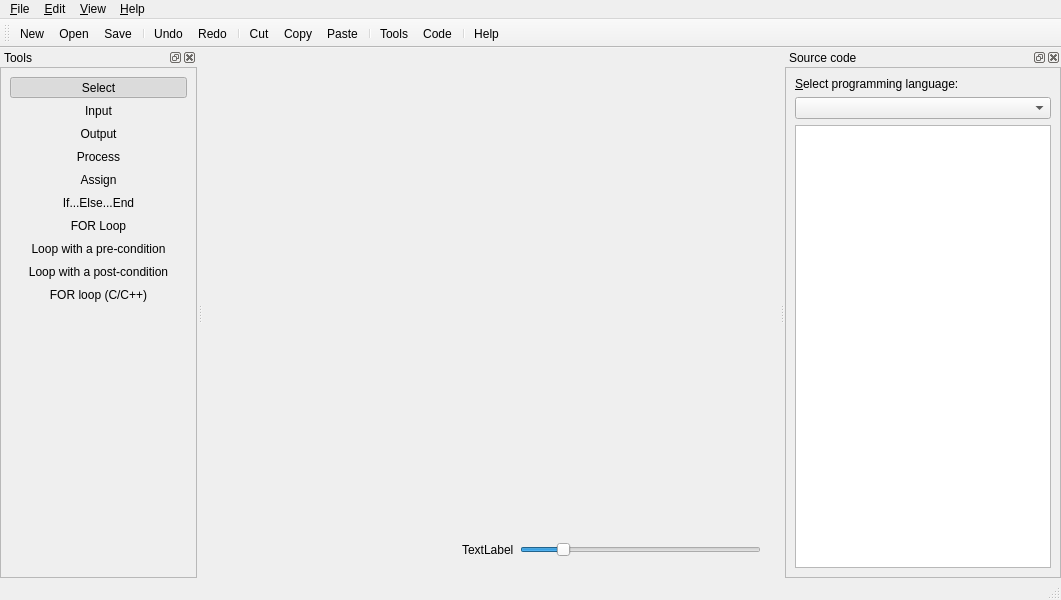
<?xml version="1.0" encoding="UTF-8"?>
<ui version="4.0">
 <class>MainWindow</class>
 <widget class="QMainWindow" name="MainWindow">
  <property name="geometry">
   <rect>
    <x>0</x>
    <y>0</y>
    <width>1061</width>
    <height>600</height>
   </rect>
  </property>
  <property name="windowTitle">
   <string>MainWindow</string>
  </property>
  <property name="windowIcon">
   <iconset resource="afce.qrc">
    <normaloff>:/images/icon.png</normaloff>:/images/icon.png</iconset>
  </property>
  <widget class="QWidget" name="centralwidget">
   <layout class="QVBoxLayout" name="verticalLayout">
    <item>
     <widget class="QWidget" name="body" native="true">
      <layout class="QVBoxLayout" name="verticalLayout_6"/>
     </widget>
    </item>
    <item>
     <widget class="QWidget" name="zoomPanel" native="true">
      <property name="sizePolicy">
       <sizepolicy hsizetype="Preferred" vsizetype="Maximum">
        <horstretch>0</horstretch>
        <verstretch>0</verstretch>
       </sizepolicy>
      </property>
      <layout class="QHBoxLayout" name="horizontalLayout">
       <item>
        <spacer name="horizontalSpacer">
         <property name="orientation">
          <enum>Qt::Horizontal</enum>
         </property>
         <property name="sizeHint" stdset="0">
          <size>
           <width>40</width>
           <height>20</height>
          </size>
         </property>
        </spacer>
       </item>
       <item>
        <widget class="QLabel" name="zoomLabel">
         <property name="text">
          <string>TextLabel</string>
         </property>
        </widget>
       </item>
       <item>
        <widget class="QSlider" name="zoomSlider">
         <property name="minimum">
          <number>1</number>
         </property>
         <property name="maximum">
          <number>20</number>
         </property>
         <property name="value">
          <number>4</number>
         </property>
         <property name="orientation">
          <enum>Qt::Horizontal</enum>
         </property>
        </widget>
       </item>
      </layout>
     </widget>
    </item>
   </layout>
  </widget>
  <widget class="QMenuBar" name="menubar">
   <property name="geometry">
    <rect>
     <x>0</x>
     <y>0</y>
     <width>1061</width>
     <height>21</height>
    </rect>
   </property>
   <widget class="QMenu" name="menu_File">
    <property name="title">
     <string>&amp;File</string>
    </property>
    <addaction name="actNew"/>
    <addaction name="actOpen"/>
    <addaction name="separator"/>
    <addaction name="actSave"/>
    <addaction name="actSaveAs"/>
    <addaction name="separator"/>
    <addaction name="actExport"/>
    <addaction name="actExportSVG"/>
    <addaction name="separator"/>
    <addaction name="actPrint"/>
    <addaction name="separator"/>
    <addaction name="actExit"/>
   </widget>
   <widget class="QMenu" name="menu_Edit">
    <property name="title">
     <string>&amp;Edit</string>
    </property>
    <addaction name="actUndo"/>
    <addaction name="actRedo"/>
    <addaction name="separator"/>
    <addaction name="actCut"/>
    <addaction name="actCopy"/>
    <addaction name="actPaste"/>
    <addaction name="separator"/>
    <addaction name="actDelete"/>
   </widget>
   <widget class="QMenu" name="menu_View">
    <property name="title">
     <string>&amp;View</string>
    </property>
    <addaction name="actTools"/>
    <addaction name="actCode"/>
    <addaction name="separator"/>
   </widget>
   <widget class="QMenu" name="menu_Help">
    <property name="title">
     <string>&amp;Help</string>
    </property>
    <addaction name="actHelp"/>
    <addaction name="separator"/>
    <addaction name="actAbout"/>
    <addaction name="actAboutQt"/>
   </widget>
   <addaction name="menu_File"/>
   <addaction name="menu_Edit"/>
   <addaction name="menu_View"/>
   <addaction name="menu_Help"/>
  </widget>
  <widget class="QStatusBar" name="statusbar"/>
  <widget class="QToolBar" name="standard_toolbar">
   <property name="windowTitle">
    <string>Standard</string>
   </property>
   <property name="iconSize">
    <size>
     <width>32</width>
     <height>32</height>
    </size>
   </property>
   <property name="toolButtonStyle">
    <enum>Qt::ToolButtonTextUnderIcon</enum>
   </property>
   <attribute name="toolBarArea">
    <enum>TopToolBarArea</enum>
   </attribute>
   <attribute name="toolBarBreak">
    <bool>false</bool>
   </attribute>
   <addaction name="actNew"/>
   <addaction name="actOpen"/>
   <addaction name="actSave"/>
   <addaction name="separator"/>
   <addaction name="actUndo"/>
   <addaction name="actRedo"/>
   <addaction name="separator"/>
   <addaction name="actCut"/>
   <addaction name="actCopy"/>
   <addaction name="actPaste"/>
   <addaction name="separator"/>
   <addaction name="actTools"/>
   <addaction name="actCode"/>
   <addaction name="separator"/>
   <addaction name="actHelp"/>
  </widget>
  <widget class="QDockWidget" name="dock_tools">
   <property name="minimumSize">
    <size>
     <width>197</width>
     <height>482</height>
    </size>
   </property>
   <property name="allowedAreas">
    <set>Qt::LeftDockWidgetArea|Qt::RightDockWidgetArea</set>
   </property>
   <property name="windowTitle">
    <string>Tools</string>
   </property>
   <attribute name="dockWidgetArea">
    <number>1</number>
   </attribute>
   <widget class="QWidget" name="dockWidgetContents">
    <layout class="QVBoxLayout" name="verticalLayout_2">
     <property name="spacing">
      <number>0</number>
     </property>
     <property name="leftMargin">
      <number>0</number>
     </property>
     <property name="topMargin">
      <number>0</number>
     </property>
     <property name="rightMargin">
      <number>0</number>
     </property>
     <property name="bottomMargin">
      <number>0</number>
     </property>
     <item>
      <widget class="QFrame" name="toolsWidget">
       <property name="frameShape">
        <enum>QFrame::StyledPanel</enum>
       </property>
       <property name="frameShadow">
        <enum>QFrame::Plain</enum>
       </property>
       <layout class="QVBoxLayout" name="verticalLayout_3">
        <property name="spacing">
         <number>2</number>
        </property>
        <item>
         <widget class="QToolButton" name="tbArrow">
          <property name="sizePolicy">
           <sizepolicy hsizetype="Minimum" vsizetype="Fixed">
            <horstretch>0</horstretch>
            <verstretch>0</verstretch>
           </sizepolicy>
          </property>
          <property name="text">
           <string>Select</string>
          </property>
          <property name="icon">
           <iconset resource="afce.qrc">
            <normaloff>:/images/arrow.png</normaloff>:/images/arrow.png</iconset>
          </property>
          <property name="iconSize">
           <size>
            <width>32</width>
            <height>32</height>
           </size>
          </property>
          <property name="checkable">
           <bool>true</bool>
          </property>
          <property name="checked">
           <bool>true</bool>
          </property>
          <property name="autoExclusive">
           <bool>true</bool>
          </property>
          <property name="toolButtonStyle">
           <enum>Qt::ToolButtonTextBesideIcon</enum>
          </property>
          <property name="autoRaise">
           <bool>true</bool>
          </property>
         </widget>
        </item>
        <item>
         <widget class="QToolButton" name="tbIo">
          <property name="sizePolicy">
           <sizepolicy hsizetype="Minimum" vsizetype="Fixed">
            <horstretch>0</horstretch>
            <verstretch>0</verstretch>
           </sizepolicy>
          </property>
          <property name="text">
           <string>Input</string>
          </property>
          <property name="icon">
           <iconset resource="afce.qrc">
            <normaloff>:/images/io.png</normaloff>:/images/io.png</iconset>
          </property>
          <property name="iconSize">
           <size>
            <width>32</width>
            <height>32</height>
           </size>
          </property>
          <property name="checkable">
           <bool>true</bool>
          </property>
          <property name="autoExclusive">
           <bool>true</bool>
          </property>
          <property name="toolButtonStyle">
           <enum>Qt::ToolButtonTextBesideIcon</enum>
          </property>
          <property name="autoRaise">
           <bool>true</bool>
          </property>
         </widget>
        </item>
        <item>
         <widget class="QToolButton" name="tbOu">
          <property name="sizePolicy">
           <sizepolicy hsizetype="Minimum" vsizetype="Fixed">
            <horstretch>0</horstretch>
            <verstretch>0</verstretch>
           </sizepolicy>
          </property>
          <property name="text">
           <string>Output</string>
          </property>
          <property name="icon">
           <iconset resource="afce.qrc">
            <normaloff>:/images/ou.png</normaloff>:/images/ou.png</iconset>
          </property>
          <property name="iconSize">
           <size>
            <width>32</width>
            <height>32</height>
           </size>
          </property>
          <property name="checkable">
           <bool>true</bool>
          </property>
          <property name="autoExclusive">
           <bool>true</bool>
          </property>
          <property name="toolButtonStyle">
           <enum>Qt::ToolButtonTextBesideIcon</enum>
          </property>
          <property name="autoRaise">
           <bool>true</bool>
          </property>
         </widget>
        </item>
        <item>
         <widget class="QToolButton" name="tbProcess">
          <property name="sizePolicy">
           <sizepolicy hsizetype="Minimum" vsizetype="Fixed">
            <horstretch>0</horstretch>
            <verstretch>0</verstretch>
           </sizepolicy>
          </property>
          <property name="text">
           <string>Process</string>
          </property>
          <property name="icon">
           <iconset resource="afce.qrc">
            <normaloff>:/images/simple.png</normaloff>:/images/simple.png</iconset>
          </property>
          <property name="iconSize">
           <size>
            <width>32</width>
            <height>32</height>
           </size>
          </property>
          <property name="checkable">
           <bool>true</bool>
          </property>
          <property name="autoExclusive">
           <bool>true</bool>
          </property>
          <property name="toolButtonStyle">
           <enum>Qt::ToolButtonTextBesideIcon</enum>
          </property>
          <property name="autoRaise">
           <bool>true</bool>
          </property>
         </widget>
        </item>
        <item>
         <widget class="QToolButton" name="tbAssign">
          <property name="sizePolicy">
           <sizepolicy hsizetype="Minimum" vsizetype="Fixed">
            <horstretch>0</horstretch>
            <verstretch>0</verstretch>
           </sizepolicy>
          </property>
          <property name="text">
           <string>Assign</string>
          </property>
          <property name="icon">
           <iconset resource="afce.qrc">
            <normaloff>:/images/assign.png</normaloff>:/images/assign.png</iconset>
          </property>
          <property name="iconSize">
           <size>
            <width>32</width>
            <height>32</height>
           </size>
          </property>
          <property name="checkable">
           <bool>true</bool>
          </property>
          <property name="autoExclusive">
           <bool>true</bool>
          </property>
          <property name="toolButtonStyle">
           <enum>Qt::ToolButtonTextBesideIcon</enum>
          </property>
          <property name="autoRaise">
           <bool>true</bool>
          </property>
         </widget>
        </item>
        <item>
         <widget class="QToolButton" name="tbIf">
          <property name="sizePolicy">
           <sizepolicy hsizetype="Minimum" vsizetype="Fixed">
            <horstretch>0</horstretch>
            <verstretch>0</verstretch>
           </sizepolicy>
          </property>
          <property name="text">
           <string>If...Else...End</string>
          </property>
          <property name="icon">
           <iconset resource="afce.qrc">
            <normaloff>:/images/if.png</normaloff>:/images/if.png</iconset>
          </property>
          <property name="iconSize">
           <size>
            <width>32</width>
            <height>32</height>
           </size>
          </property>
          <property name="checkable">
           <bool>true</bool>
          </property>
          <property name="autoExclusive">
           <bool>true</bool>
          </property>
          <property name="toolButtonStyle">
           <enum>Qt::ToolButtonTextBesideIcon</enum>
          </property>
          <property name="autoRaise">
           <bool>true</bool>
          </property>
         </widget>
        </item>
        <item>
         <widget class="QToolButton" name="tbFor">
          <property name="sizePolicy">
           <sizepolicy hsizetype="Minimum" vsizetype="Fixed">
            <horstretch>0</horstretch>
            <verstretch>0</verstretch>
           </sizepolicy>
          </property>
          <property name="text">
           <string>FOR Loop</string>
          </property>
          <property name="icon">
           <iconset resource="afce.qrc">
            <normaloff>:/images/for.png</normaloff>:/images/for.png</iconset>
          </property>
          <property name="iconSize">
           <size>
            <width>32</width>
            <height>32</height>
           </size>
          </property>
          <property name="checkable">
           <bool>true</bool>
          </property>
          <property name="autoExclusive">
           <bool>true</bool>
          </property>
          <property name="toolButtonStyle">
           <enum>Qt::ToolButtonTextBesideIcon</enum>
          </property>
          <property name="autoRaise">
           <bool>true</bool>
          </property>
         </widget>
        </item>
        <item>
         <widget class="QToolButton" name="tbWhilePre">
          <property name="sizePolicy">
           <sizepolicy hsizetype="Minimum" vsizetype="Fixed">
            <horstretch>0</horstretch>
            <verstretch>0</verstretch>
           </sizepolicy>
          </property>
          <property name="text">
           <string>Loop with a pre-condition</string>
          </property>
          <property name="icon">
           <iconset resource="afce.qrc">
            <normaloff>:/images/while.png</normaloff>:/images/while.png</iconset>
          </property>
          <property name="iconSize">
           <size>
            <width>32</width>
            <height>32</height>
           </size>
          </property>
          <property name="checkable">
           <bool>true</bool>
          </property>
          <property name="autoExclusive">
           <bool>true</bool>
          </property>
          <property name="toolButtonStyle">
           <enum>Qt::ToolButtonTextBesideIcon</enum>
          </property>
          <property name="autoRaise">
           <bool>true</bool>
          </property>
         </widget>
        </item>
        <item>
         <widget class="QToolButton" name="tbWhilePost">
          <property name="sizePolicy">
           <sizepolicy hsizetype="Minimum" vsizetype="Fixed">
            <horstretch>0</horstretch>
            <verstretch>0</verstretch>
           </sizepolicy>
          </property>
          <property name="text">
           <string>Loop with a post-condition</string>
          </property>
          <property name="icon">
           <iconset resource="afce.qrc">
            <normaloff>:/images/until.png</normaloff>:/images/until.png</iconset>
          </property>
          <property name="iconSize">
           <size>
            <width>32</width>
            <height>32</height>
           </size>
          </property>
          <property name="checkable">
           <bool>true</bool>
          </property>
          <property name="autoExclusive">
           <bool>true</bool>
          </property>
          <property name="toolButtonStyle">
           <enum>Qt::ToolButtonTextBesideIcon</enum>
          </property>
          <property name="autoRaise">
           <bool>true</bool>
          </property>
         </widget>
        </item>
        <item>
         <widget class="QToolButton" name="tbForCStyle">
          <property name="sizePolicy">
           <sizepolicy hsizetype="Minimum" vsizetype="Fixed">
            <horstretch>0</horstretch>
            <verstretch>0</verstretch>
           </sizepolicy>
          </property>
          <property name="text">
           <string>FOR loop (C/C++)</string>
          </property>
          <property name="icon">
           <iconset resource="afce.qrc">
            <normaloff>:/images/forc.png</normaloff>:/images/forc.png</iconset>
          </property>
          <property name="iconSize">
           <size>
            <width>32</width>
            <height>32</height>
           </size>
          </property>
          <property name="checkable">
           <bool>true</bool>
          </property>
          <property name="autoExclusive">
           <bool>true</bool>
          </property>
          <property name="toolButtonStyle">
           <enum>Qt::ToolButtonTextBesideIcon</enum>
          </property>
          <property name="autoRaise">
           <bool>true</bool>
          </property>
         </widget>
        </item>
        <item>
         <spacer name="verticalSpacer">
          <property name="orientation">
           <enum>Qt::Vertical</enum>
          </property>
          <property name="sizeHint" stdset="0">
           <size>
            <width>20</width>
            <height>40</height>
           </size>
          </property>
         </spacer>
        </item>
       </layout>
      </widget>
     </item>
    </layout>
   </widget>
  </widget>
  <widget class="QDockWidget" name="dock_code">
   <property name="windowTitle">
    <string>Source code</string>
   </property>
   <attribute name="dockWidgetArea">
    <number>2</number>
   </attribute>
   <widget class="QWidget" name="dockWidgetContents_2">
    <layout class="QVBoxLayout" name="verticalLayout_4">
     <property name="leftMargin">
      <number>0</number>
     </property>
     <property name="topMargin">
      <number>0</number>
     </property>
     <property name="rightMargin">
      <number>0</number>
     </property>
     <property name="bottomMargin">
      <number>0</number>
     </property>
     <item>
      <widget class="QFrame" name="codeWidget">
       <property name="frameShape">
        <enum>QFrame::StyledPanel</enum>
       </property>
       <property name="frameShadow">
        <enum>QFrame::Plain</enum>
       </property>
       <layout class="QVBoxLayout" name="verticalLayout_5">
        <item>
         <widget class="QLabel" name="codeLabel">
          <property name="text">
           <string>&amp;Select programming language:</string>
          </property>
          <property name="textFormat">
           <enum>Qt::PlainText</enum>
          </property>
          <property name="buddy">
           <cstring>codeLanguage</cstring>
          </property>
         </widget>
        </item>
        <item>
         <widget class="QComboBox" name="codeLanguage"/>
        </item>
        <item>
         <widget class="QPlainTextEdit" name="codeText">
          <property name="font">
           <font>
            <family>Courier New</family>
            <pointsize>12</pointsize>
           </font>
          </property>
          <property name="lineWrapMode">
           <enum>QPlainTextEdit::NoWrap</enum>
          </property>
          <property name="readOnly">
           <bool>true</bool>
          </property>
         </widget>
        </item>
       </layout>
      </widget>
     </item>
    </layout>
   </widget>
  </widget>
  <action name="actExit">
   <property name="icon">
    <iconset resource="afce.qrc">
     <normaloff>:/images/exit.png</normaloff>:/images/exit.png</iconset>
   </property>
   <property name="text">
    <string>E&amp;xit</string>
   </property>
   <property name="toolTip">
    <string>Exit program</string>
   </property>
   <property name="shortcut">
    <string>Alt+X</string>
   </property>
  </action>
  <action name="actOpen">
   <property name="icon">
    <iconset resource="afce.qrc">
     <normaloff>:/images/open_document_32_h.png</normaloff>:/images/open_document_32_h.png</iconset>
   </property>
   <property name="text">
    <string>&amp;Open...</string>
   </property>
   <property name="toolTip">
    <string>Open a file from disk</string>
   </property>
   <property name="shortcut">
    <string>Ctrl+O</string>
   </property>
  </action>
  <action name="actNew">
   <property name="icon">
    <iconset resource="afce.qrc">
     <normaloff>:/images/new_document_32_h.png</normaloff>:/images/new_document_32_h.png</iconset>
   </property>
   <property name="text">
    <string>&amp;New</string>
   </property>
   <property name="toolTip">
    <string>Create a new project</string>
   </property>
   <property name="shortcut">
    <string>Ctrl+N</string>
   </property>
  </action>
  <action name="actSave">
   <property name="icon">
    <iconset resource="afce.qrc">
     <normaloff>:/images/save_32_h.png</normaloff>:/images/save_32_h.png</iconset>
   </property>
   <property name="text">
    <string>&amp;Save</string>
   </property>
   <property name="toolTip">
    <string>Save changes</string>
   </property>
   <property name="shortcut">
    <string>Ctrl+S</string>
   </property>
  </action>
  <action name="actSaveAs">
   <property name="text">
    <string>Save &amp;as...</string>
   </property>
   <property name="toolTip">
    <string>Save changes into a new file</string>
   </property>
   <property name="shortcut">
    <string>Ctrl+Shift+S</string>
   </property>
  </action>
  <action name="actUndo">
   <property name="icon">
    <iconset resource="afce.qrc">
     <normaloff>:/images/undo_32_h.png</normaloff>:/images/undo_32_h.png</iconset>
   </property>
   <property name="text">
    <string>Undo</string>
   </property>
   <property name="shortcut">
    <string>Ctrl+Z</string>
   </property>
  </action>
  <action name="actRedo">
   <property name="icon">
    <iconset resource="afce.qrc">
     <normaloff>:/images/redo_32_h.png</normaloff>:/images/redo_32_h.png</iconset>
   </property>
   <property name="text">
    <string>Redo</string>
   </property>
   <property name="shortcut">
    <string>Ctrl+R</string>
   </property>
  </action>
  <action name="actCut">
   <property name="icon">
    <iconset resource="afce.qrc">
     <normaloff>:/images/cut_clipboard_32_h.png</normaloff>:/images/cut_clipboard_32_h.png</iconset>
   </property>
   <property name="text">
    <string>Cut</string>
   </property>
   <property name="shortcut">
    <string>Ctrl+X</string>
   </property>
  </action>
  <action name="actCopy">
   <property name="icon">
    <iconset resource="afce.qrc">
     <normaloff>:/images/copy_clipboard_32_h.png</normaloff>:/images/copy_clipboard_32_h.png</iconset>
   </property>
   <property name="text">
    <string>Copy</string>
   </property>
   <property name="shortcut">
    <string>Ctrl+C</string>
   </property>
  </action>
  <action name="actPaste">
   <property name="icon">
    <iconset resource="afce.qrc">
     <normaloff>:/images/paste_clipboard_32_h.png</normaloff>:/images/paste_clipboard_32_h.png</iconset>
   </property>
   <property name="text">
    <string>Paste</string>
   </property>
   <property name="shortcut">
    <string>Ctrl+V</string>
   </property>
  </action>
  <action name="actDelete">
   <property name="icon">
    <iconset resource="afce.qrc">
     <normaloff>:/images/delete_x_32_h.png</normaloff>:/images/delete_x_32_h.png</iconset>
   </property>
   <property name="text">
    <string>Delete</string>
   </property>
   <property name="shortcut">
    <string>Del</string>
   </property>
  </action>
  <action name="actExport">
   <property name="text">
    <string>Export</string>
   </property>
   <property name="shortcut">
    <string>Ctrl+E</string>
   </property>
  </action>
  <action name="actExportSVG">
   <property name="text">
    <string>ExportSVG</string>
   </property>
   <property name="shortcut">
    <string>Ctrl+Shift+E</string>
   </property>
  </action>
  <action name="actHelp">
   <property name="checkable">
    <bool>true</bool>
   </property>
   <property name="icon">
    <iconset resource="afce.qrc">
     <normaloff>:/images/help-icon.png</normaloff>:/images/help-icon.png</iconset>
   </property>
   <property name="text">
    <string>Help</string>
   </property>
   <property name="shortcut">
    <string>F1</string>
   </property>
  </action>
  <action name="actAbout">
   <property name="text">
    <string>About</string>
   </property>
  </action>
  <action name="actAboutQt">
   <property name="text">
    <string>About Qt</string>
   </property>
  </action>
  <action name="actPrint">
   <property name="icon">
    <iconset resource="afce.qrc">
     <normaloff>:/images/print_32_h.png</normaloff>:/images/print_32_h.png</iconset>
   </property>
   <property name="text">
    <string>Print</string>
   </property>
   <property name="shortcut">
    <string>Ctrl+P</string>
   </property>
  </action>
  <action name="actTools">
   <property name="icon">
    <iconset resource="afce.qrc">
     <normaloff>:/images/toolbar.png</normaloff>:/images/toolbar.png</iconset>
   </property>
   <property name="text">
    <string>Tools</string>
   </property>
  </action>
  <action name="actCode">
   <property name="icon">
    <iconset resource="afce.qrc">
     <normaloff>:/images/source-code.png</normaloff>:/images/source-code.png</iconset>
   </property>
   <property name="text">
    <string>Code</string>
   </property>
  </action>
 </widget>
 <resources>
  <include location="afce.qrc"/>
 </resources>
 <connections>
  <connection>
   <sender>actExit</sender>
   <signal>triggered()</signal>
   <receiver>MainWindow</receiver>
   <slot>close()</slot>
   <hints>
    <hint type="sourcelabel">
     <x>-1</x>
     <y>-1</y>
    </hint>
    <hint type="destinationlabel">
     <x>399</x>
     <y>299</y>
    </hint>
   </hints>
  </connection>
  <connection>
   <sender>actTools</sender>
   <signal>triggered(bool)</signal>
   <receiver>dock_tools</receiver>
   <slot>setVisible(bool)</slot>
   <hints>
    <hint type="sourcelabel">
     <x>-1</x>
     <y>-1</y>
    </hint>
    <hint type="destinationlabel">
     <x>74</x>
     <y>329</y>
    </hint>
   </hints>
  </connection>
  <connection>
   <sender>dock_tools</sender>
   <signal>visibilityChanged(bool)</signal>
   <receiver>actTools</receiver>
   <slot>setChecked(bool)</slot>
   <hints>
    <hint type="sourcelabel">
     <x>74</x>
     <y>329</y>
    </hint>
    <hint type="destinationlabel">
     <x>-1</x>
     <y>-1</y>
    </hint>
   </hints>
  </connection>
  <connection>
   <sender>actCode</sender>
   <signal>toggled(bool)</signal>
   <receiver>dock_code</receiver>
   <slot>setVisible(bool)</slot>
   <hints>
    <hint type="sourcelabel">
     <x>-1</x>
     <y>-1</y>
    </hint>
    <hint type="destinationlabel">
     <x>939</x>
     <y>329</y>
    </hint>
   </hints>
  </connection>
  <connection>
   <sender>dock_code</sender>
   <signal>visibilityChanged(bool)</signal>
   <receiver>actCode</receiver>
   <slot>setChecked(bool)</slot>
   <hints>
    <hint type="sourcelabel">
     <x>939</x>
     <y>329</y>
    </hint>
    <hint type="destinationlabel">
     <x>-1</x>
     <y>-1</y>
    </hint>
   </hints>
  </connection>
 </connections>
</ui>
